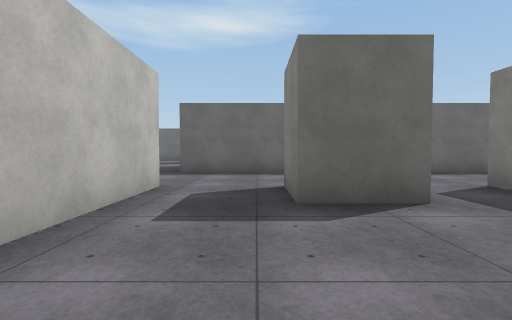
View 1 (above)

24 first-person views from a walk through a Unity game level. The camera is 1.2 m above the floor, tilts 2° down and sees 85° across. The floor is counted in squares, 2 m on a side. Each view is taken from the middle of a square. On the plan, view 1 faces up. The plan holds only what a view shows up to about 9 squares ahead; the rest is blank. The player is left out. Surface patterns are stand-ins for the level's own textures.

View 2
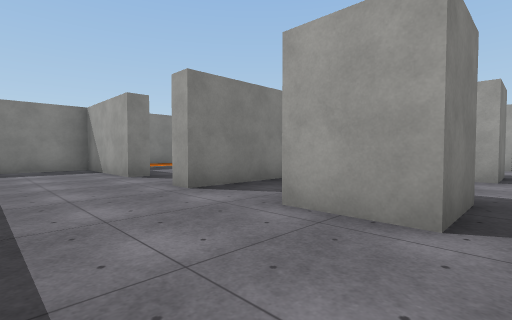

View 3
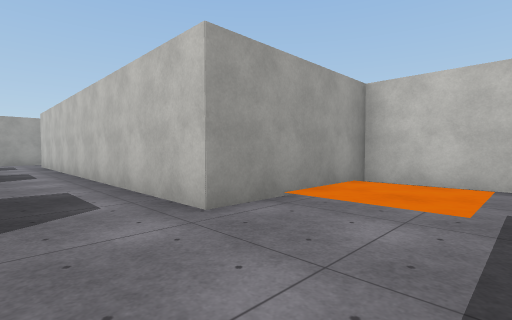

View 4
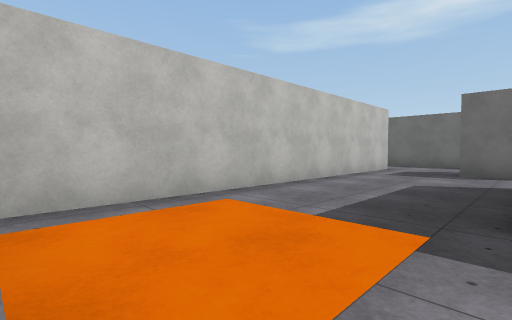

View 5
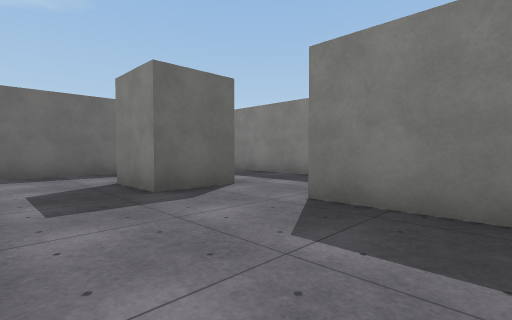

View 6
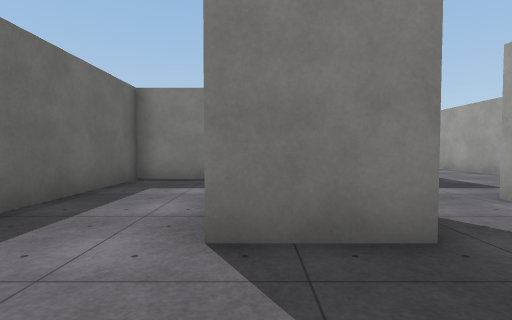

View 7
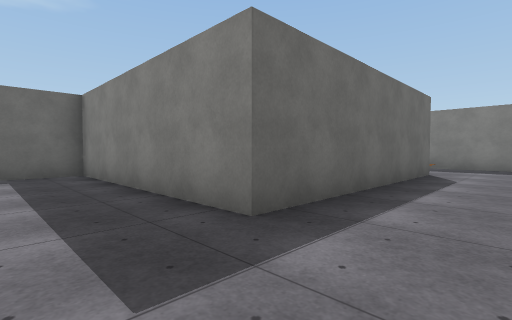

View 8
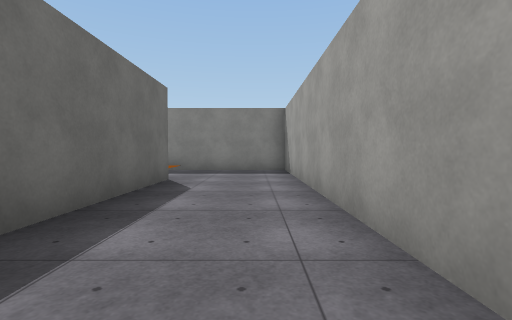

View 9
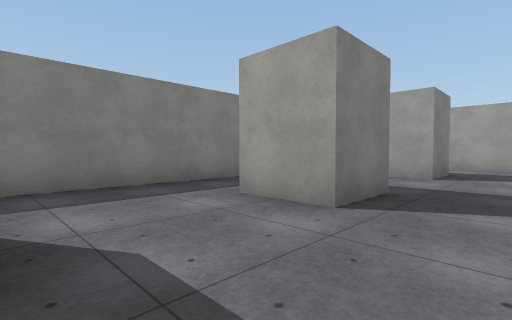

View 10
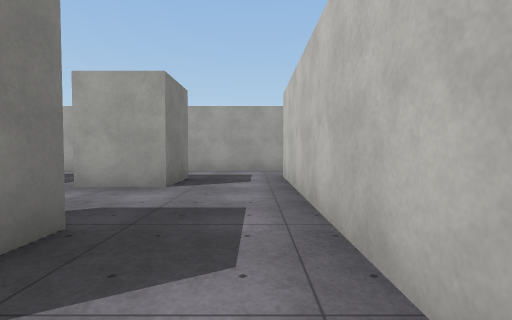

View 11
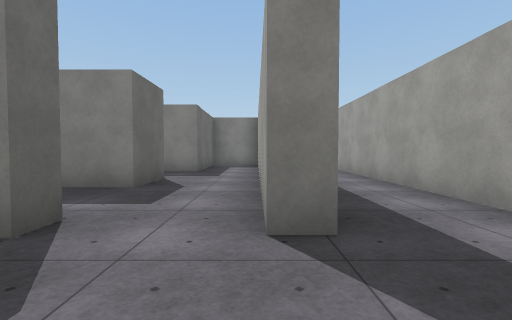

View 12
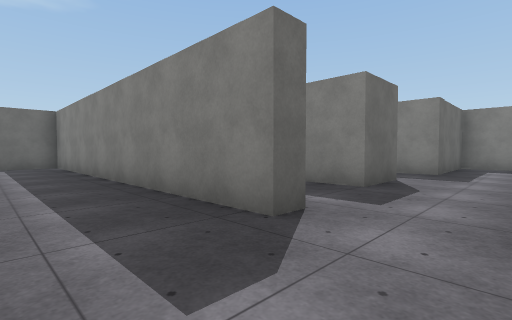

View 13
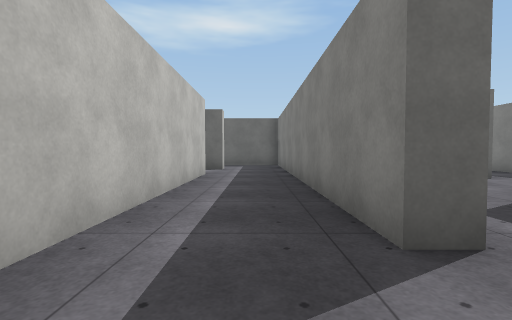

View 14
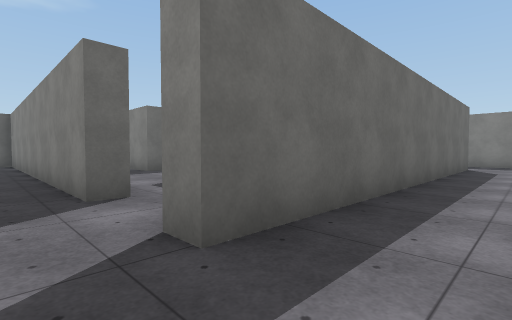

View 15
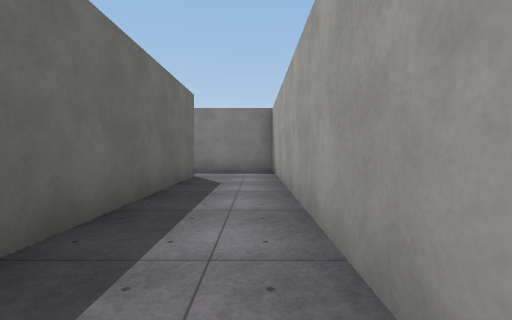

View 16
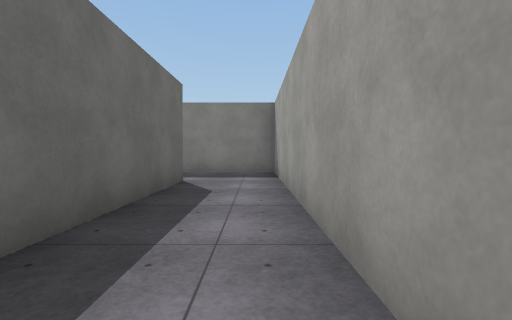

View 17
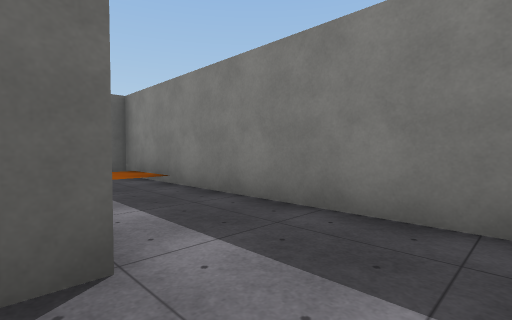

View 18
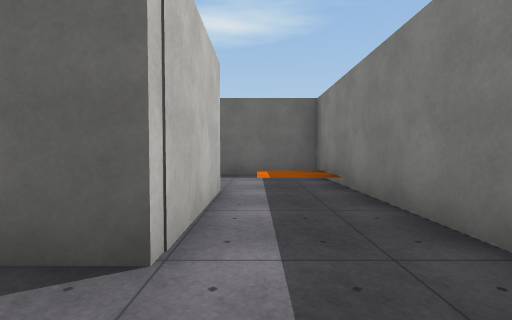

View 19
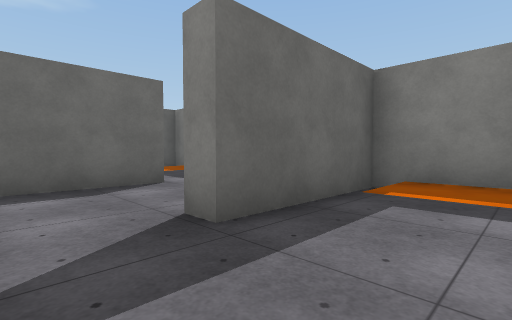

View 20
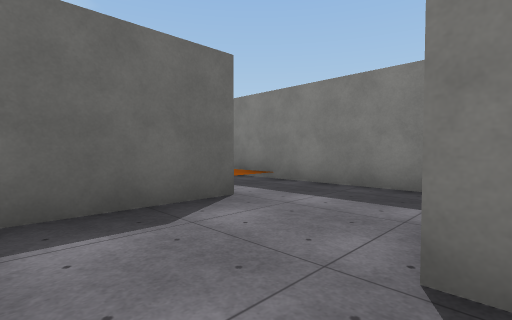

View 21
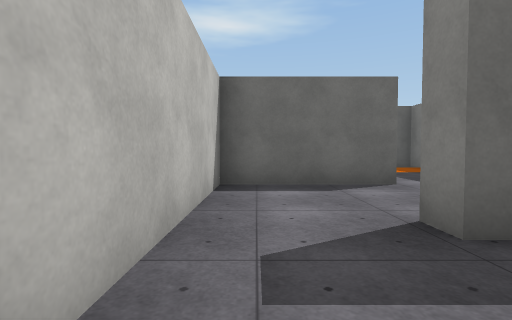

View 22
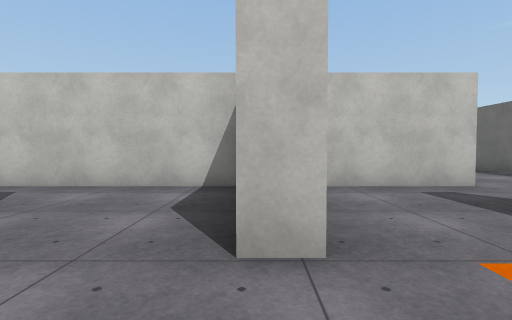

View 23
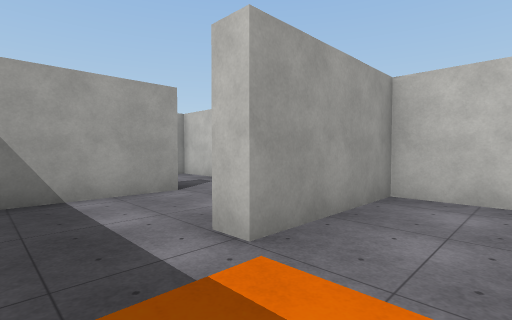

View 24
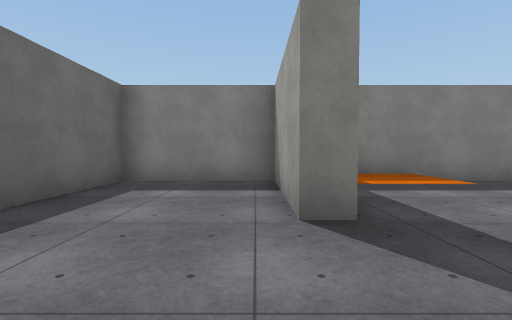

### Floor plan
Key: @ floor where view 1 was taken; # wall or solid block; . main floor; : floor 0.25 m higher than the main floor; / step, stairs or slope; P pillar.
Columns run from 6 left of view 1 to 10 right of it. Each row starts with its distance up from view 1.
 17  #######
 16  ......#
 15  ......#
 14 #..PP..#
 13 #..PP..#
 12 #......#        #
 11 #......######...#
 10 #...#...........#
  9 #...#...........#
  8 #...#############
  7 #...............#
  6 #./:............#
  5 #.//............#
  4 #####..PP.#..####
  3    .#.....#.../:#
  2  #..#.....#...//#
  1   ..#.....####..#
  0  #..#.@PP.#.....#
 -1  #..#..PP.#.....#
 -2  #..#.... #..####
 -3  #..#.... #.../:#
 -4  #..#..PP.#.../:#
 -5  #..#..PP.####..#
 -6  #...........#..#
 -7   ..##########..#
 -8    .............#
 -9    .............#
-10      ############

Positions as (right, up) in squares from view 1, and headings:
1: (0, 0), facing up
2: (0, 7), facing down-right
3: (0, 7), facing down-left
4: (-2, 5), facing up-left
5: (-5, 9), facing up-right
6: (-5, 14), facing right
7: (-1, 9), facing up-right
8: (1, 9), facing right
9: (-1, 3), facing down-right
10: (-1, 1), facing down
11: (-4, -7), facing right
12: (-4, -7), facing up-right
13: (-3, -7), facing up
14: (-3, -9), facing up-right
15: (1, -9), facing right
16: (2, -9), facing right
17: (7, -9), facing up-right
18: (8, -9), facing up
19: (5, -4), facing up-right
20: (5, -2), facing up-right
21: (5, -4), facing up
22: (9, 1), facing left
23: (9, 3), facing down-left
24: (4, 5), facing right
